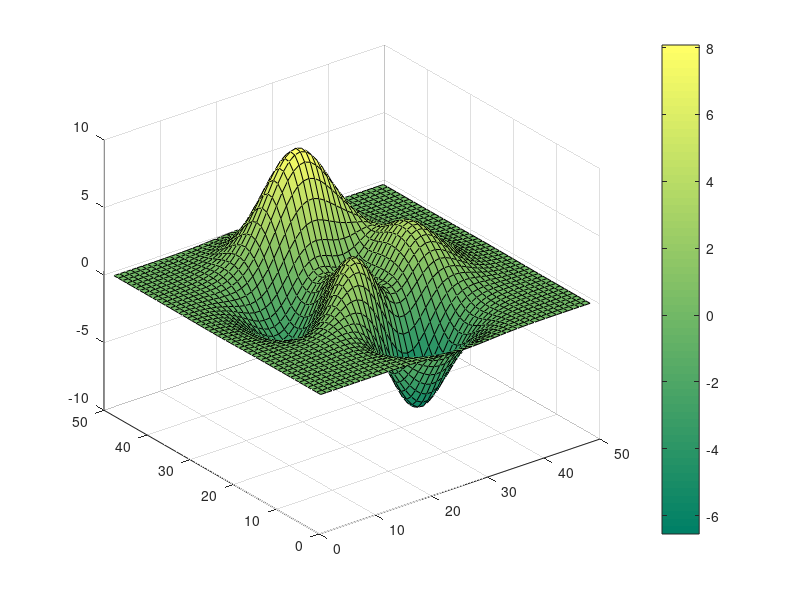
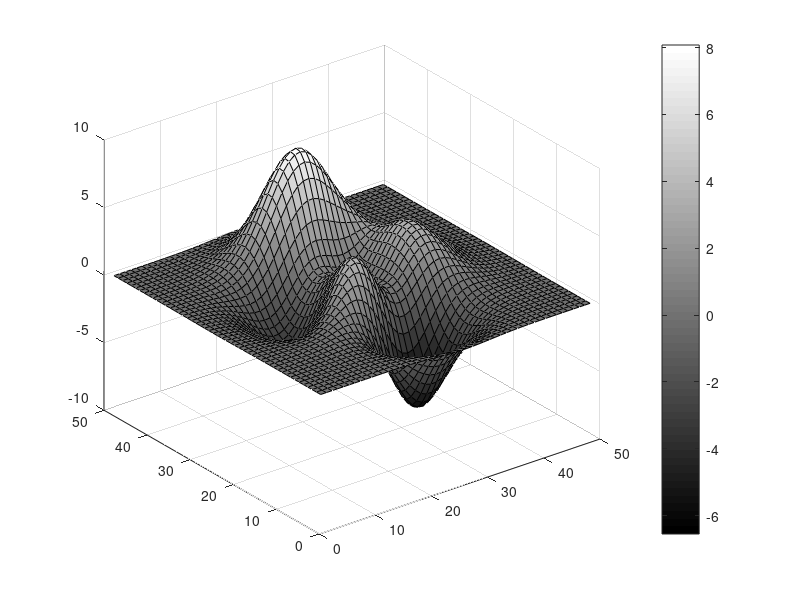

Reproduce these figures in MATLAB, in order.
%=============================================================================
% Copyright (c) 2016-present Allan CORNET (Nelson)
%=============================================================================
% This file is part of the Nelson.
%=============================================================================
% LICENCE_BLOCK_BEGIN
% SPDX-License-Identifier: LGPL-3.0-or-later
% LICENCE_BLOCK_END
%=============================================================================
% <--ADV-CLI MODE-->
%=============================================================================
f = figure();
surf(peaks);
colormap('summer');
colorbar()
%=============================================================================
f = figure();
surf(peaks);
colormap('gray');
cb = colorbar(gca);
%=============================================================================
